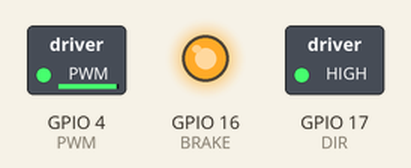
Simulated run of this sketch. Board: ESP32. On the bench: switched loads named in the sketch (green lamp = pin HIGH), output pins drawn as LEDs (lit = HIGH).

Above: at 2.1 s.
Timing chart, 0 to 3.6 s (numbered marks = the images above):
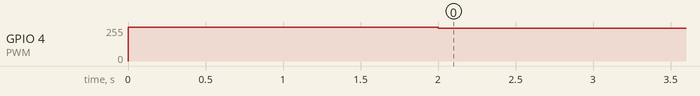

The sketch:

One_motor_test.ino
```cpp
#define BRAKE     16
#define DIR      17
#define PWM      4
#define PWM_CH   1

#define TIMER_BIT 8
#define BASE_FREQ 20000  //20 KHz


void Motor_control(int sp){
  if (sp <0){
    digitalWrite(DIR, LOW);
    sp = -sp;
  }
  else {
    digitalWrite(DIR, HIGH);
  }
  pwmSet(PWM_CH, sp > 255 ? 255 : 255 - sp);
}


void pwmSet(uint8_t channel, uint32_t value){
  ledcWrite(channel, value);
}


void setup(){

  Serial.begin(9600);
  pinMode(BRAKE,OUTPUT);
  pinMode(DIR,OUTPUT);
  digitalWrite(BRAKE, HIGH);
  ledcSetup(PWM_CH, BASE_FREQ, TIMER_BIT);
  ledcAttachPin(PWM, PWM_CH);
  Motor_control(0);
  delay(2000);

}


void loop() {
  Motor_control(8);
  delay(100);
}
```

Measured:
- by itself, GPIO 4 (PWM): 255/255 → 246/255 at 2.0 s
